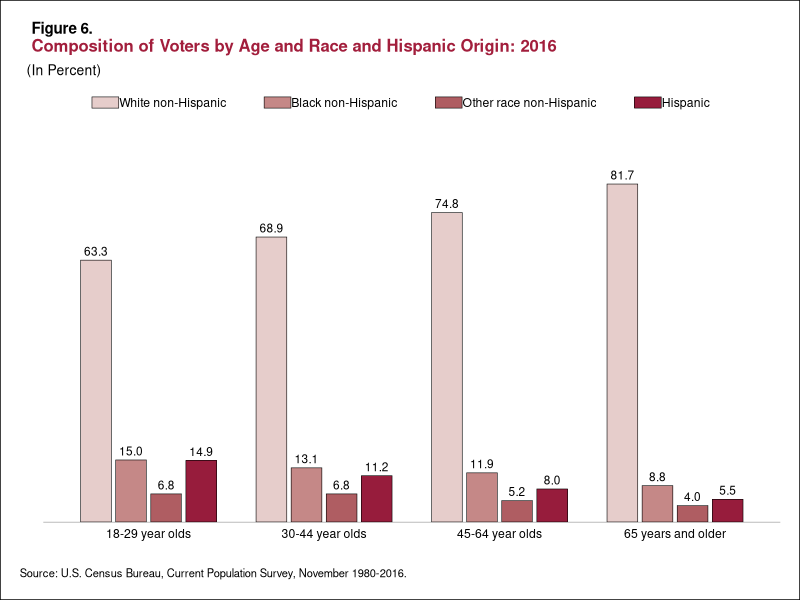

R code for this plot:
knitr::opts_chunk$set(echo = TRUE)
library(tidyverse)
library(ggtext)

# DESCRIPTION: Composition of American Voters by Age and Race and Hispanic Origin: 2016


#The following data visualizations are from the U.S. Census Bureau and 
# involved data concerning the characteristics of voters in the presidential election of 2016

#Original Source: https://www.census.gov/content/dam/Census/library/publications/2018/demo/P20-582.pdf

# SLOW REVEAL ORDER: No slow reveal, just completely recreated. 

# AUTHORS:
#   Lauryn Davis (Last edit: 3/27/23)

age_groups= c("18-29 year olds", "30-44 year olds", "45-64 year olds", "65 years and older")
types= c("White non-Hispanic", "Black non-Hispanic", "Other race non-Hispanic", "Hispanic")

pop_colors <- c("#e6cdcb", "#c58887", "#af5d62", "#971c3c")


vote_data<- tibble(
  vote_type = rep(types, 4),
  pop_groups= rep(age_groups, c(4,4,4,4)),
  amount= c(63.3, 15.0, 6.8, 14.9, 68.9, 13.1, 6.8, 11.2, 74.8, 11.9, 5.2, 8.0, 81.7, 8.8, 4.0,5.5), 
  amount1= c("63.3", "15.0", "6.8", "14.9", "68.9", "13.1", "6.8", "11.2", "74.8", "11.9", "5.2", "8.0", "81.7", "8.8", "4.0","5.5"),
  fill= rep(pop_colors, 4)
)
vote_labels <- tibble(
  vote_type= factor(types, levels= types),
)
vote_data<- vote_data%>%
  mutate(vote_type = factor(vote_type, levels= types),
         pop_groups= factor(pop_groups, levels= age_groups),
         fill= factor(fill, levels= pop_colors))
vote_data
area<- (ggplot(vote_data, aes(x = pop_groups, 
                              y = amount, 
                              fill = fill, 
                              label = amount1)) +
          geom_text(size = 3, 
                    position = position_dodge(width=.8), aes(y= amount, hjust= .5), vjust =-.5, color= "black")+
          geom_col(color = "black", size= .2,width= .7, position= position_dodge(width= .8)) +
          scale_fill_manual(values = pop_colors) 
        +
          labs(title = "<span style = 'font-size:11pt; color:#000000'><b>Figure 6.</span></p><p><span style = 'font-size:12pt; color:#a21e3c'><b>Composition of Voters by Age and Race and Hispanic Origin: 2016</span></p>",
               subtitle = "<span style = 'font-size:10pt; color:#000000'>(In Percent)</span>",
               y = "",
               x = "",
               caption = "Source: U.S. Census Bureau, Current Population Survey, November 1980-2016.") + scale_fill_manual(labels= types, values= pop_colors, name = ""))

figure6<- (area + theme_classic()+
         theme(
           # Needed for using HTML syntax in plot title
           # plot.title = element_markdown(), 
           # Cleaned up some redundancies and combined your theme changes into one layer
           panel.grid = element_blank(),
           plot.background = element_rect(fill = "white", color = "black"),
           panel.grid.major = element_blank(),
           panel.grid.minor = element_blank(),
           plot.title = element_markdown(hjust= .05),
           plot.title.position = "plot",
           plot.caption.position = "plot",
           plot.subtitle = element_markdown(hjust=.01), 
           plot.caption = element_text(size = 8, color = "black", hjust = 0),
           axis.ticks = element_blank(),
           axis.line.y = element_blank(),
           axis.text.y= element_blank(),
           axis.line.x = element_line(size=.1),
           axis.text.x= element_text(color= "black"),
           legend.key.height= unit(.2, 'cm'), legend.key.width= unit(.7, 'cm'),
           legend.spacing.x = unit(.1, 'cm'),
           plot.margin = unit(c(.5,.5,.5,.5), "cm"),
           legend.position="top",
           legend.text=element_text(margin=margin(r=.3,unit="inch")))
       + scale_x_discrete(expand=c(.2,0))
       + guides(fill = guide_legend(byrow = TRUE))
       + scale_y_continuous(expand = expansion(mult = c(0, .15))))
ggsave('figure6.png') #markdown margins: {r,fig.height= 5, fig.width= 8}

